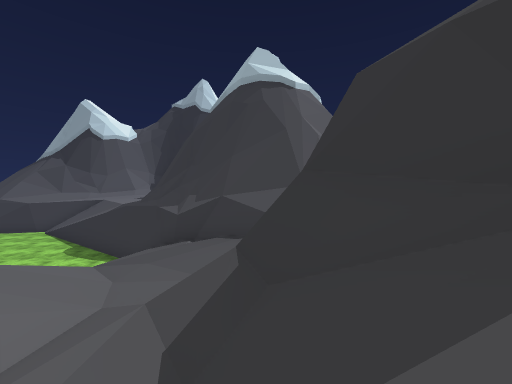
view 1 (above)

12 first-person views from a walk through a scene from a Unity 3-D project. The camera is 1.2 m above the floor, looks level and sees 90° across. The floor is counted in squares, 2 m on a side. Each view is taken from the middle of a square. On the plan, view 1 faces up. The plan holds only what a view shows up to about 9 squares ahead; the rest is blank. The place goes on beyond the plan. Flat ground stands in for the terrain. Some animated figures are left out. Some surface patterns are stand-ins.

view 2
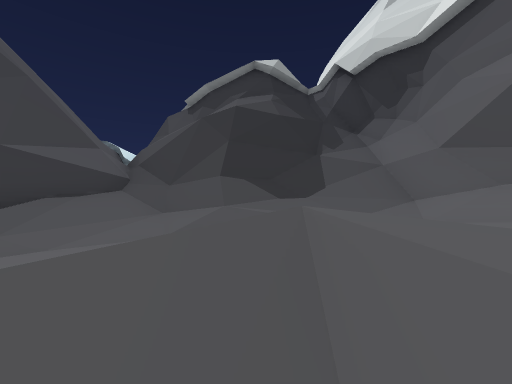

view 3
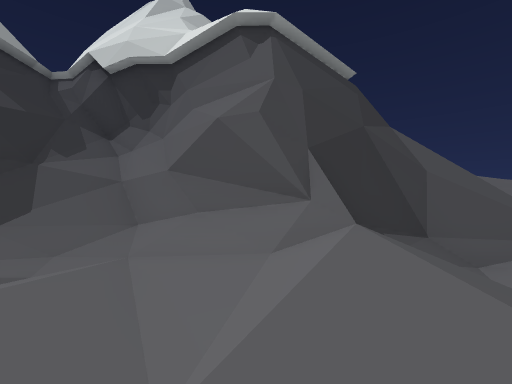

view 4
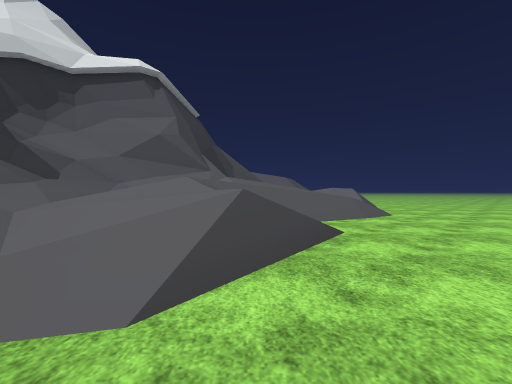

view 5
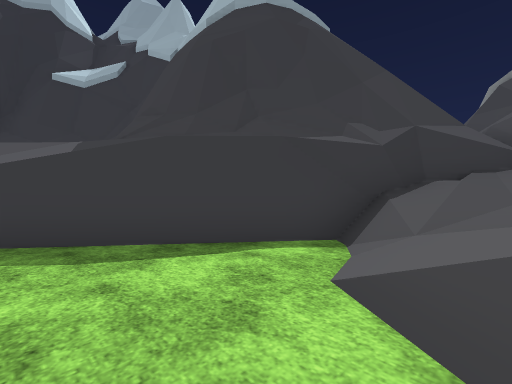

view 6
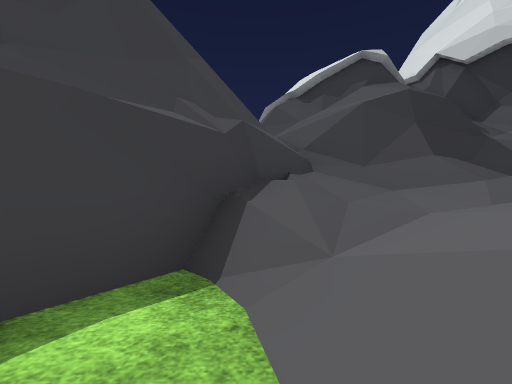

view 7
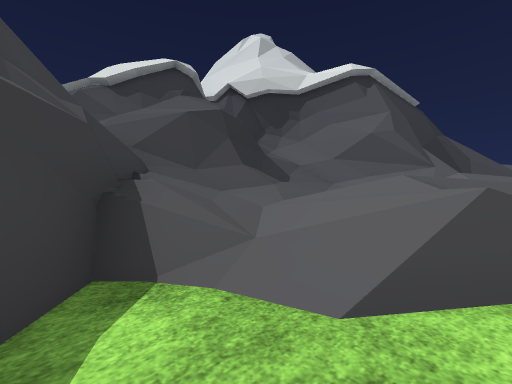

view 8
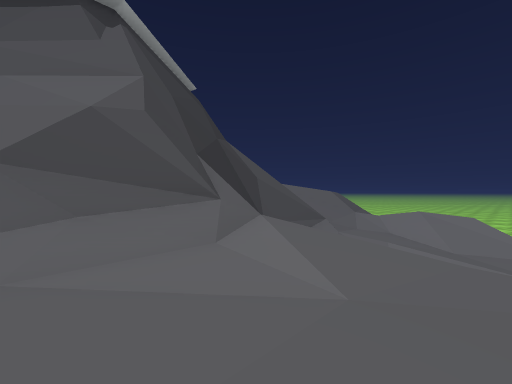

view 9
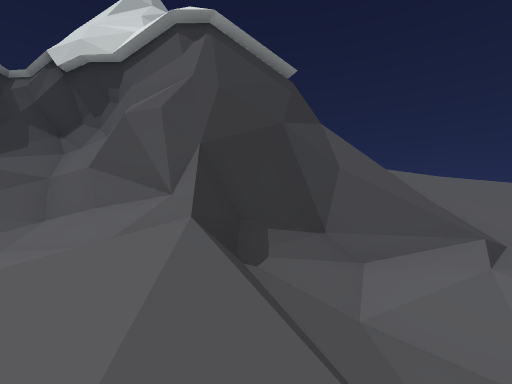

view 10
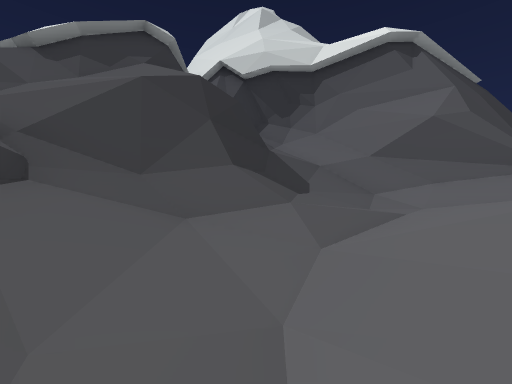

view 11
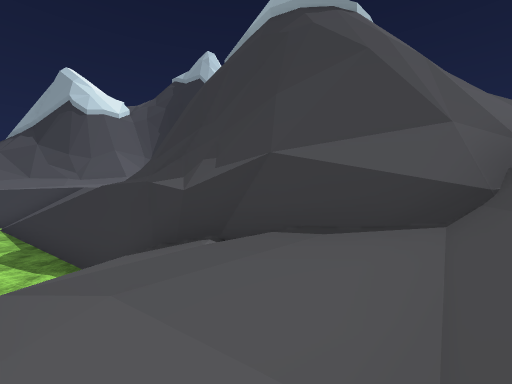

view 12
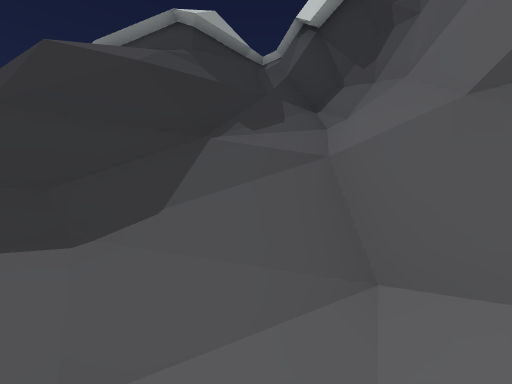

### Floor plan
Key: @ floor where view 1 was taken; # wall or solid block; . main floor; : floor 0.25 m higher than the main floor; - floor 0.5 m lower than the main floor; + floor 0.75 m higher than the main floor; _ floor 1 m lower than the main floor; * floor 2 m higher than the main floor; % floor 5.5 m higher than the main floor; & floor 6 m higher than the main floor; / step, stairs or slope; = window, fence, low wall or low ledge; ^ raised ledge; v drop or lower ground.
Columns run from 6 left of view 1 to 6 right of it. Each row starts with its distance up from view 1.
 11   ^
 10  ##^
  9 ##=^^
  8 _####^ ^^#
  7 __####^^=#
  6 ___/##===###
  5 _=/-//=====^^
  4 //..../=#=##
  3 / :/./#v%=#
  2 ///+./#v&=#
  1 /+++.//==###
  0 /+/+:/@/=###^
 -1 ////##///=##^
 -2 _//^ #^=^^^
 -3 ..#^
 -4 /===^
 -5 ///#
 -6 ///
 -7 *//

Positions as (right, up) in squares from view 1, and headings:
1: (0, 0), facing up
2: (-5, 2), facing right
3: (-5, 1), facing down-right
4: (-5, 7), facing down
5: (-6, 5), facing up-right
6: (-5, 6), facing right
7: (-5, 7), facing down-right
8: (-4, 2), facing down
9: (-6, 0), facing down-right
10: (-3, 5), facing down-right
11: (-1, 3), facing up
12: (-2, 0), facing right
